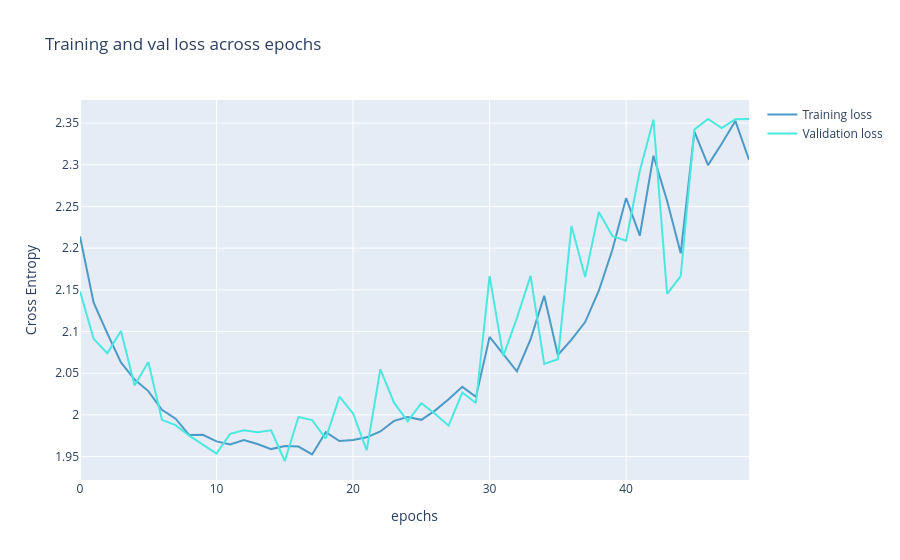

Notebook code for this chart:
### Code cell
# Plot the loss evolution

### Figure 1 — Plotly figure (JSON) as saved in the notebook; plotly's stock layout.template omitted (floating-point values rounded to 4 significant figures)
{"data": [{"marker": {"color": "#4B9AC7"}, "mode": "lines", "name": "Training loss", "type": "scatter", "y": [2.214, 2.135, 2.098, 2.063, 2.042, 2.029, 2.006, 1.995, 1.976, 1.976, 1.968, 1.965, 1.97, 1.965, 1.959, 1.963, 1.962, 1.953, 1.979, 1.969, 1.97, 1.973, 1.98, 1.993, 1.998, 1.994, 2.005, 2.019, 2.034, 2.022, 2.094, 2.073, 2.052, 2.09, 2.143, 2.072, 2.09, 2.111, 2.149, 2.198, 2.26, 2.215, 2.311, 2.257, 2.194, 2.34, 2.3, 2.325, 2.353, 2.306]}, {"marker": {"color": "#4BE8E0"}, "mode": "lines", "name": "Validation loss", "type": "scatter", "y": [2.148, 2.091, 2.074, 2.101, 2.035, 2.063, 1.994, 1.988, 1.975, 1.964, 1.954, 1.977, 1.982, 1.979, 1.982, 1.945, 1.998, 1.994, 1.972, 2.022, 2.002, 1.958, 2.055, 2.015, 1.992, 2.014, 2.001, 1.987, 2.027, 2.014, 2.166, 2.071, 2.116, 2.167, 2.061, 2.067, 2.227, 2.165, 2.243, 2.214, 2.209, 2.293, 2.354, 2.145, 2.167, 2.342, 2.355, 2.344, 2.355, 2.355]}], "layout": {"title": {"text": "Training and val loss across epochs"}, "xaxis": {"title": {"text": "epochs"}}, "yaxis": {"title": {"text": "Cross Entropy"}}}}
